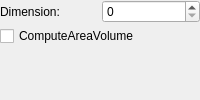
         <widget class="QWidget" name="ConvexHull">
          <layout class="QVBoxLayout" name="verticalLayout_10">
           <property name="spacing">
            <number>3</number>
           </property>
           <property name="leftMargin">
            <number>0</number>
           </property>
           <property name="topMargin">
            <number>0</number>
           </property>
           <property name="rightMargin">
            <number>0</number>
           </property>
           <property name="bottomMargin">
            <number>0</number>
           </property>
           <item>
            <layout class="QHBoxLayout" name="horizontalLayout_27">
             <item>
              <widget class="QLabel" name="label_26">
               <property name="text">
                <string>Dimension: </string>
               </property>
              </widget>
             </item>
             <item>
              <widget class="QSpinBox" name="spin_dimensio">
               <property name="maximum">
                <number>99999</number>
               </property>
              </widget>
             </item>
            </layout>
           </item>
           <item>
            <widget class="QCheckBox" name="check_value">
             <property name="text">
              <string>ComputeAreaVolume</string>
             </property>
            </widget>
           </item>
           <item>
            <spacer name="verticalSpacer_4">
             <property name="orientation">
              <enum>Qt::Vertical</enum>
             </property>
             <property name="sizeHint" stdset="0">
              <size>
               <width>20</width>
               <height>40</height>
              </size>
             </property>
            </spacer>
           </item>
          </layout>
         </widget>
